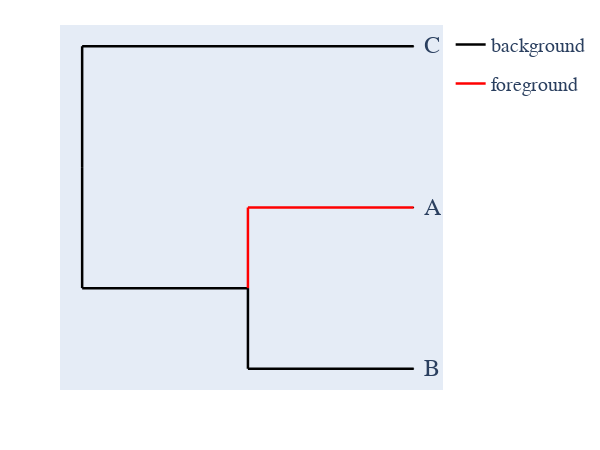

Notebook source saved alongside this figure:
### Code cell
dnd = get_base_dnd()
dnd.style_edges(
    ["B", "C", "edge.0"], line=dict(color="black"), legendgroup="background"
)
dnd.style_edges("A", line=dict(color="red"), legendgroup="foreground")
dnd.show()
dnd.write(FIG_DIR / "stat-test-toe.pdf")

### Figure 1 — Plotly figure (JSON) as saved in the notebook; plotly's stock layout.template omitted (floating-point values rounded to 4 significant figures)
{"data": [{"line": {"color": "black", "shape": "spline", "smoothing": 1.3, "width": 2.5}, "mode": "lines", "showlegend": false, "x": [null, null], "y": [null, null], "type": "scatter"}, {"legendgroup": "background", "line": {"color": "black", "width": 2.5}, "mode": "lines", "name": "background", "x": [0, 0, null, 0, 1, null, 0, 0, null, 0, 0.5, null, 0.5, 0.5, null, 0.5, 1.0, null], "y": [0.325, 1.3, null, 1.3, 1.3, null, 0.325, -0.65, null, -0.65, -0.65, null, -0.65, -1.3, null, -1.3, -1.3, null], "type": "scatter"}, {"legendgroup": "foreground", "line": {"color": "red", "width": 2.5}, "mode": "lines", "name": "foreground", "x": [0.5, 0.5, null, 0.5, 1.0, null], "y": [-0.65, 0.0, null, 0.0, 0.0, null], "type": "scatter"}, {"hoverinfo": "text", "marker": {"color": "black", "size": 1, "symbol": "circle"}, "mode": "markers", "showlegend": false, "text": ["root", "C", "edge.0", "A", "B"], "x": [0, 1, 0.5, 1.0, 1.0], "y": [0.325, 1.3, -0.65, 0.0, -1.3], "type": "scatter"}], "layout": {"annotations": [{"font": {"family": "Inconsolata, monospace", "size": 24}, "showarrow": false, "text": "C", "textangle": 0, "x": 1.025, "xanchor": "left", "xref": "x", "y": 1.3, "yref": "y"}, {"font": {"family": "Inconsolata, monospace", "size": 24}, "showarrow": false, "text": "A", "textangle": 0, "x": 1.025, "xanchor": "left", "xref": "x", "y": 0.0, "yref": "y"}, {"font": {"family": "Inconsolata, monospace", "size": 24}, "showarrow": false, "text": "B", "textangle": 0, "x": 1.025, "xanchor": "left", "xref": "x", "y": -1.3, "yref": "y"}], "autosize": true, "font": {"family": "Balto", "size": 14}, "height": 450, "hovermode": "closest", "margin": {"b": 60, "l": 60, "r": 10, "t": 25}, "showlegend": true, "width": 600, "xaxis": {"visible": false}, "yaxis": {"visible": false}, "legend": {"font": {"size": 20}}}}
